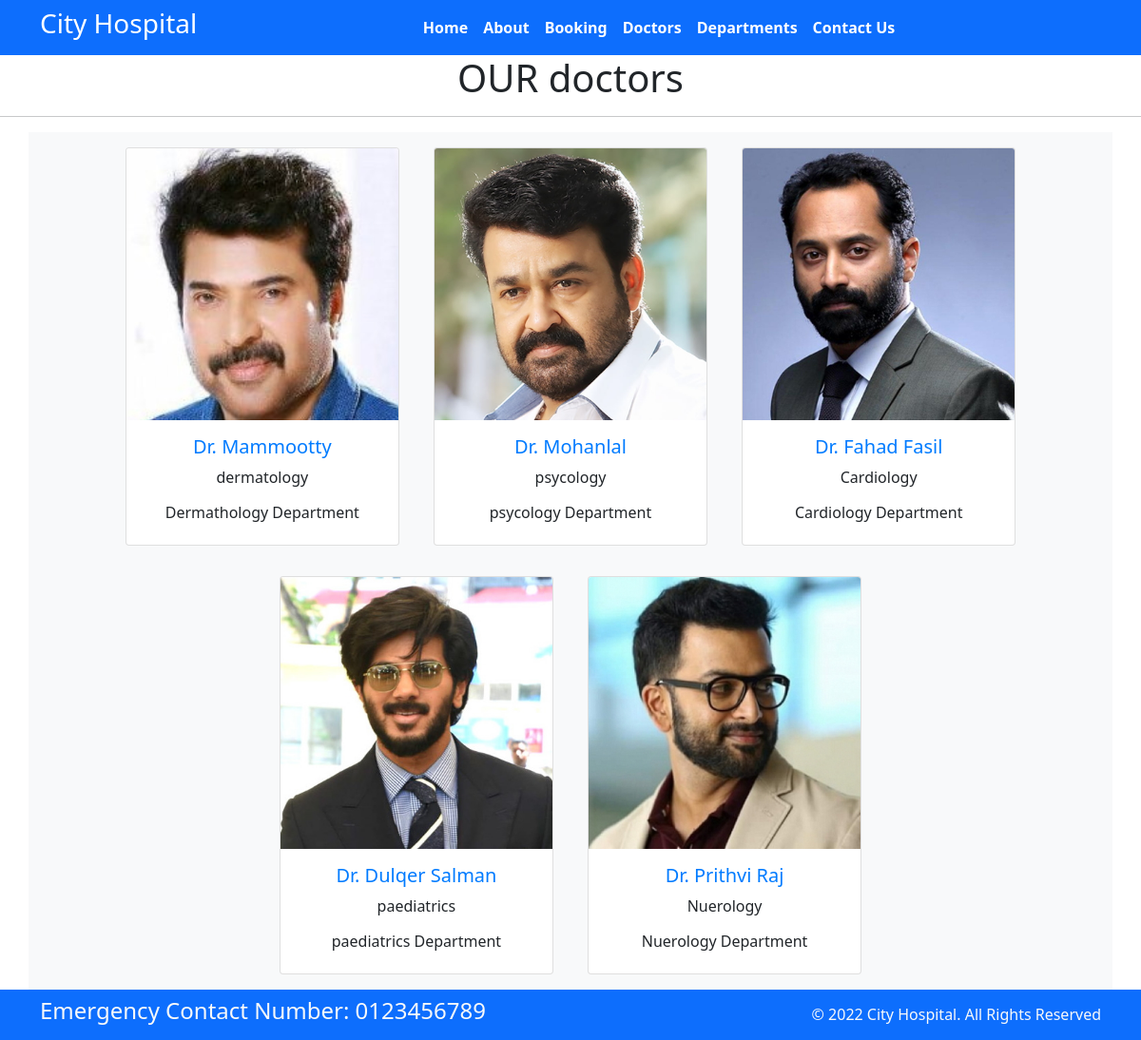
The app's page /doctors/ with its own data.
### home/models.py (models this page shows, shortened)
class Doctors(models.Model) :
    doc_name = models.CharField(max_length=255)
    doc_spec = models.CharField(max_length=255)
    dep_name = models.ForeignKey(Departments, on_delete=models.CASCADE)
    doc_image = models.ImageField(upload_to='doctors')

class Departments(models.Model):
    dep_name = models.CharField(max_length=100)
    dep_description = models.TextField()
    def __str__(self):
        return self.dep_name

### home/views.py (the view)
# urls.py: path('doctors/', views.doctors, name='doctors'),
def doctors(request):
    dict_docs = {
     'doctors': Doctors.objects.all()
    }
    return render(request, 'doctors.html', dict_docs)

### templates/doctors.html (shortened to what this page needs)
{% extends 'base.html' %}
{% block content%}
  <h1 class="text-center"> OUR  doctors  </h1>
  <hr>
  <div class="container text-center bg-light">
    {% for d in doctors %}
    <div class="card text-center mx-3 my-3" style="width: 18rem; display:inline-block">
      <img src="{{d.doc_image.url}}" class="card-img-top" alt="...">
      <div class="card-body">
        <h5 class="card-title">Dr. {{d.doc_name}}</h5>
        <p class="card-text">{{d.doc_spec}}</p>
        <h6>{{d.dep_name}} Department</h6>
      </div>
    </div>
    {% endfor %}
  </div>
{% endblock %}

### templates/base.html (style rules this page uses)
.card-body h5 { color: #007bff; }

### records on screen
Doctors: doc_image (picture), doc_name "Mammootty", doc_spec "dermatology", dep_name "Dermathology"
Doctors: doc_image (picture), doc_name "Mohanlal", doc_spec "psycology", dep_name "psycology"
Doctors: doc_image (picture), doc_name "Fahad Fasil", doc_spec "Cardiology", dep_name "Cardiology"
Doctors: doc_image (picture), doc_name "Dulqer Salman", doc_spec "paediatrics", dep_name "paediatrics"
Doctors: doc_image (picture), doc_name "Prithvi Raj", doc_spec "Nuerology", dep_name "Nuerology"
